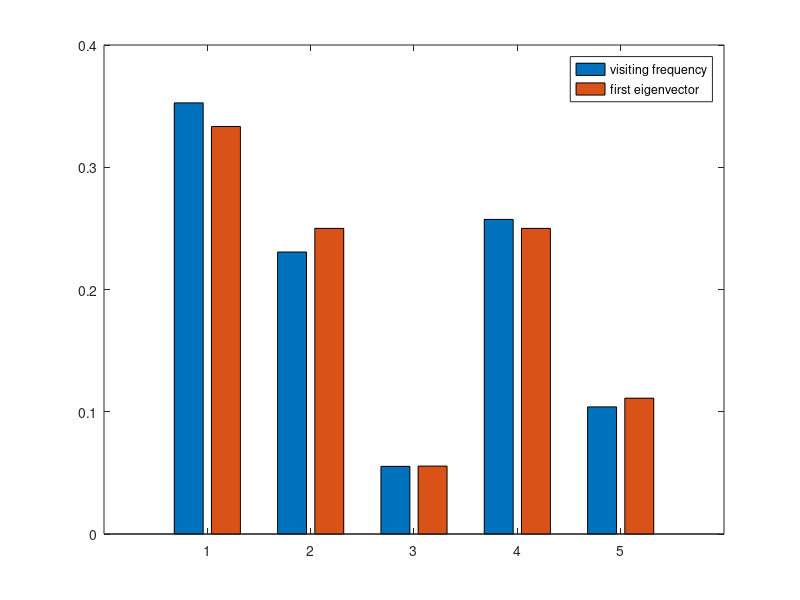

MATLAB code to generate this figure:
clear all
% Tan Bui-Thanh, April 2012
% Institute for computational engineering and sciences
% The University of Texas at Austin
% tanbui@ices.utexas.edu

% page ranking example

rand('state',20);

% Transition matrix
P = [0 1 0 1/3 0; 
     1/2 0 0 1/3 0; 
     0 0 0 0 1/2; 
     1/2 0 1/2 0 1/2; 
     0 0 1/2 1/3 0];

% number of random variables
n = 5;

I = eye(5);

% number of samples
N = 1500;

x = zeros(n,N);

% initial position
j = 2;
x(:,1) = I(:,j);
pi_j = I(:,j)

for i = 2:N
  % compute the next transtion probability density
  pi_j = P * pi_j;
  
  % compute the CDF
  CDF = cumsum(pi_j);
  
  % draw a random number from the standard uniform distribution
  u = rand(1);
  
  % compute the corresponding random number from PIi by inverse CDF
  k = min(find(CDF>u));
  x(:,i) = I(:,k);
end

% compute the first eigenvector of P corresponding the eigenvalue
% with value 1
[V,D] = eig(P);

% normalize the first eigenvector to become a probability density
a = V(:,1)/sum(V(:,1));

% testing the convergence
norm(a-pi_j)

%testing the convergence of the sample mean.
norm(sum(x,2)/N-a)

%plot the histogram
figure
axes('fontsize',12);
bar([sum(x,2)/N, a])
legend('visiting frequency', 'first eigenvector','location','northeast')